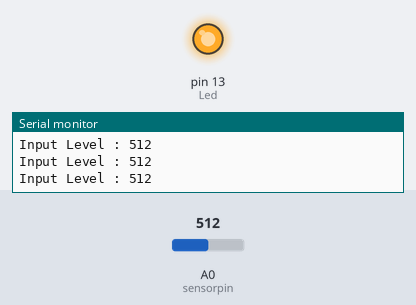
A sketch run on a simulated Arduino Uno, built with avr-gcc and run on an emulated ATmega328P. Shown: output pins drawn as LEDs (lit = HIGH), the last lines printed to the serial monitor. The inputs (shaded band) are chosen by the test bench; at power-on: A0 (sensorpin) = 512.

Above: at 1.2 s.
1.3 s: A0 (sensorpin) set to 157
2.8 s: A0 (sensorpin) set to 139
At 3.5 s:
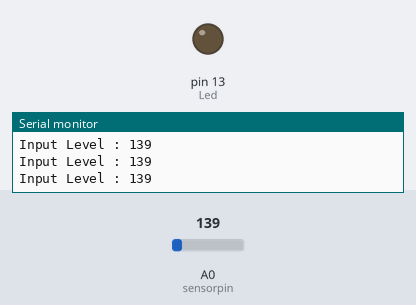
4.3 s: A0 (sensorpin) set to 160
At 5.1 s:
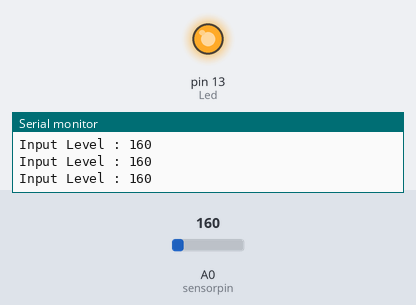
5.8 s: A0 (sensorpin) set to 140
At 6.7 s:
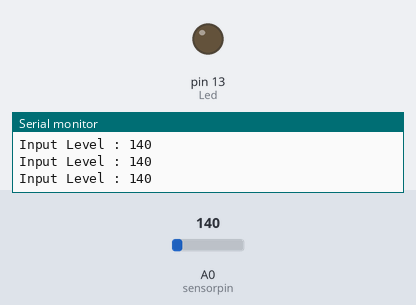
Timing chart, 0 to 8.3 s (numbered marks = the images above; inputs shaded):
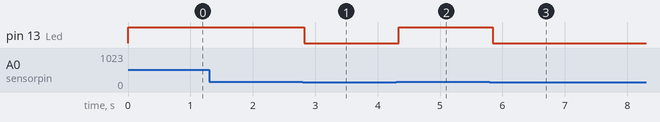

The sketch:

Gas-Sensor-Interfacing.ino
```cpp
int Led = 13;         // conncet led here
int sensorpin = A0;         //connect sensor analog output
int sensorThres = 150;    // Your threshold value  (chnage threshold value according to your input)

void setup() {
  pinMode(Led, OUTPUT);
  pinMode(sensorpin, INPUT);
  Serial.begin(9600);
}

void loop() {
  int analogSensor = analogRead(sensorpin);

  Serial.print("Input Level : ");    // sensor data will display on serial monitor
  Serial.println(analogSensor);
  // Checks if it has reached the threshold value
  if (analogSensor > sensorThres)
  {
    digitalWrite(Led, HIGH);
  }
  else
  {
    digitalWrite(Led, LOW);
  }
  delay(50);
}
```

Measured:
- the behaviour switches between 151 and 150 on A0 (sensorpin) (found by bisection; images 0 and 1)
- after the input at 2.8 s, pin 13 (Led): HIGH → LOW at once
- after the input at 4.3 s, pin 13 (Led): LOW → HIGH at once
- after the input at 5.8 s, pin 13 (Led): HIGH → LOW after 0.05 s
